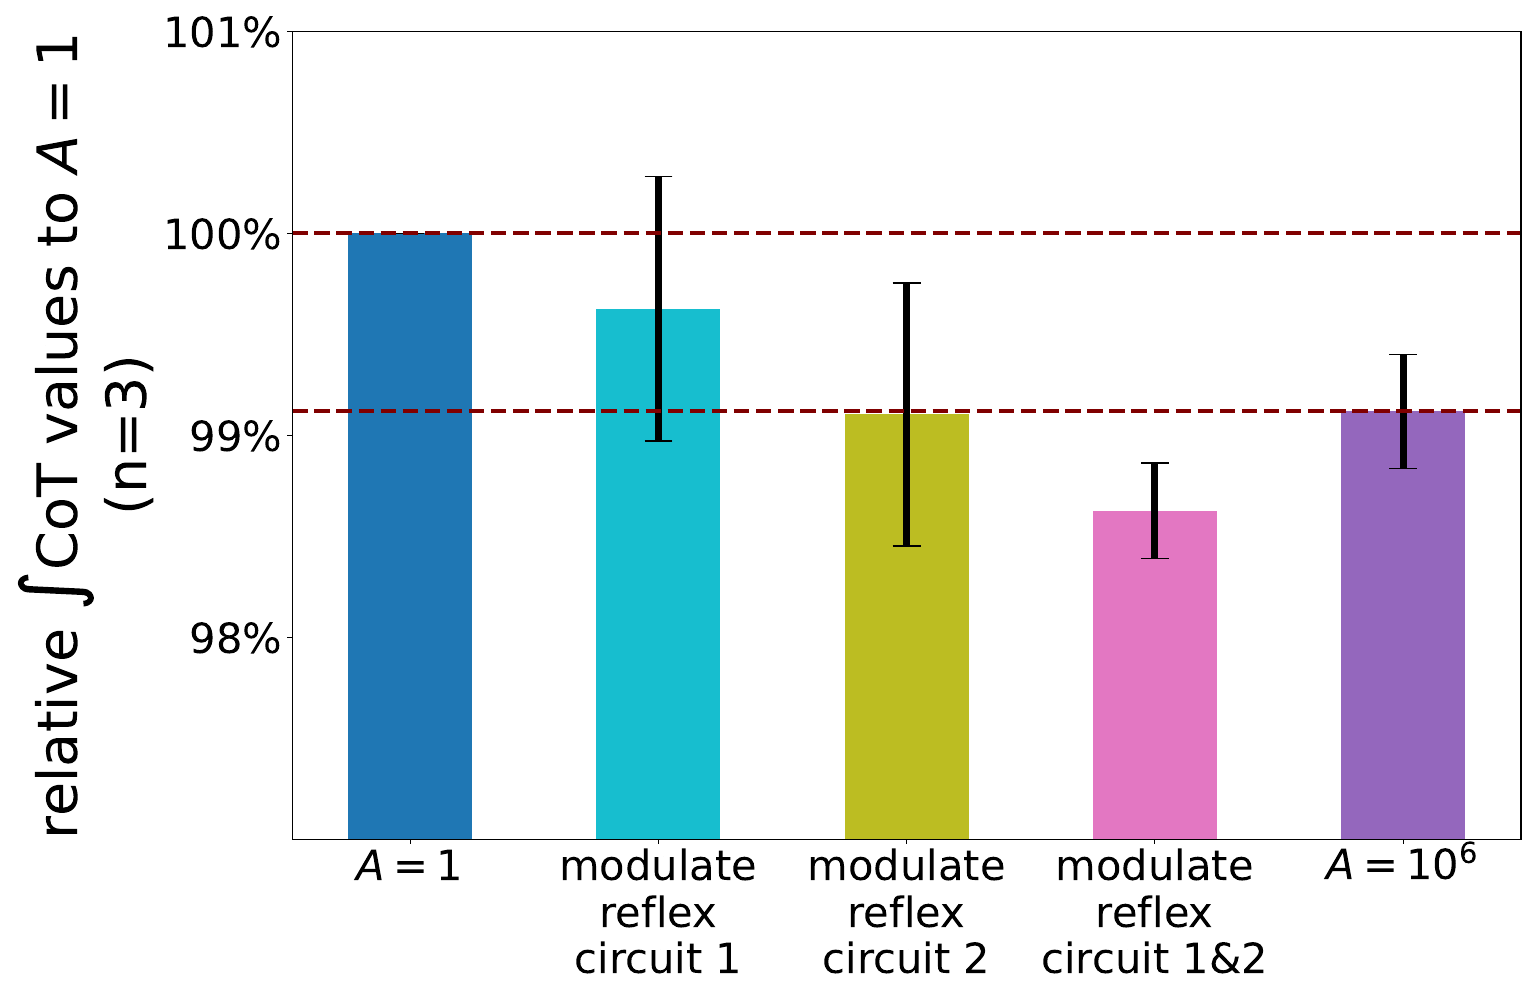

Write the Python code that produced this figure.
import os
import pickle
import matplotlib.pyplot as plt
import numpy as np

fig = plt.figure(figsize=(19.2*0.8,10.03))
ax1 = fig.add_subplot(1,1,1)


###1
parasets = ['base1', 'base2', 'tar_params_1', 'tar_params_2', 'tar_params_12']
datas = ['relative_normal1.pickle', 'relative_normal2.pickle', 'relative_normal3.pickle']
culCoT_base1  = np.empty(0)
culCoT_base2  = np.empty(0)
culCoT_para1  = np.empty(0)
culCoT_para2  = np.empty(0)
culCoT_para12 = np.empty(0)

data_dic = {}
degree = 2
for data in datas:
    if data=='relative_normal1.pickle':
        vel_min = 0.7
        vel_max = 1.6
    elif data=='relative_normal2.pickle':
        vel_min = 0.8
        vel_max = 1.6
    elif data=='relative_normal3.pickle':
        vel_min = 0.7
        vel_max = 1.5
    xlines = np.linspace(vel_min,vel_max,200)
    delta_x = (vel_max-vel_min)/200

    with open(data, mode='rb') as g:
        plot_data = pickle.load(g)

    for para in parasets:
        # we did not include data from the generated gait at the target velocity of 1.6 m/s in "relative_normal1.picke" to calculate the estimated curve 
        # because the generated walking velocity was changed by 0.1 m/s when modulating circuit 2.
        if data=='relative_normal1.pickle':
            vel = np.delete(plot_data[para]['vel'],[-1])
            cot = np.delete(plot_data[para]['cot'],[-1])
        else:
            vel = plot_data[para]['vel']
            cot = plot_data[para]['cot']

        res = np.polyfit(vel,cot,degree)
        ylines = np.poly1d(res)(xlines)
        integral_y = np.sum(ylines*delta_x)

        if para==parasets[0]:
            culCoT_base1 = np.append(culCoT_base1,integral_y)
        elif para==parasets[1]:
            culCoT_base2 = np.append(culCoT_base2,integral_y)
        elif para==parasets[2]:
            culCoT_para1 = np.append(culCoT_para1,integral_y)
        elif para==parasets[3]:
            culCoT_para2 = np.append(culCoT_para2,integral_y)
        elif para==parasets[4]:
            culCoT_para12= np.append(culCoT_para12,integral_y)

culCoT_base2  /= culCoT_base1
culCoT_para1  /= culCoT_base1
culCoT_para2  /= culCoT_base1
culCoT_para12 /= culCoT_base1
culCoT_base1  /= culCoT_base1

relative_cot_mean = np.array([np.mean(culCoT_base1), np.mean(culCoT_para1), np.mean(culCoT_para2), np.mean(culCoT_para12), np.mean(culCoT_base2)])
relative_cot_std  = np.array([np.std(culCoT_base1), np.std(culCoT_para1), np.std(culCoT_para2), np.std(culCoT_para12), np.std(culCoT_base2)])

xlines = [i for i in range(5)]
ax1.bar(xlines, relative_cot_mean, align='center', width=0.5, yerr=relative_cot_std, ecolor='black', capsize=10, error_kw={'elinewidth':5}, color=['tab:blue', 'tab:cyan', 'tab:olive', 'tab:pink', 'tab:purple'])
ax1.set_ylim(0.97,1.01)
ax1.tick_params(labelsize = 30)
ax1.set_xticks([0, 1, 2, 3, 4])
ax1.set_xticklabels(['$A=1$', 'modulate\nreflex\ncircuit 1', 'modulate\nreflex\ncircuit 2','modulate\nreflex\ncircuit 1&2','$A=10^{6}$'])
ax1.set_yticks([1.01, 1.0, 0.99, 0.98])
ax1.set_yticklabels(['101%','100%', '99%', '98%'])
ax1.set_ylabel('relative $\int\mathrm{CoT}$ values to $A=1$\n(n=3)', fontsize=40)
ax1.axhline(y=1.0, color='maroon',linestyle='dashed',linewidth='3')
ax1.axhline(y=np.mean(culCoT_base2), color='maroon',linestyle='dashed',linewidth='3')

plt.tight_layout()
plt.savefig(os.path.join(os.getcwd(),'relative_int_cot.pdf'))